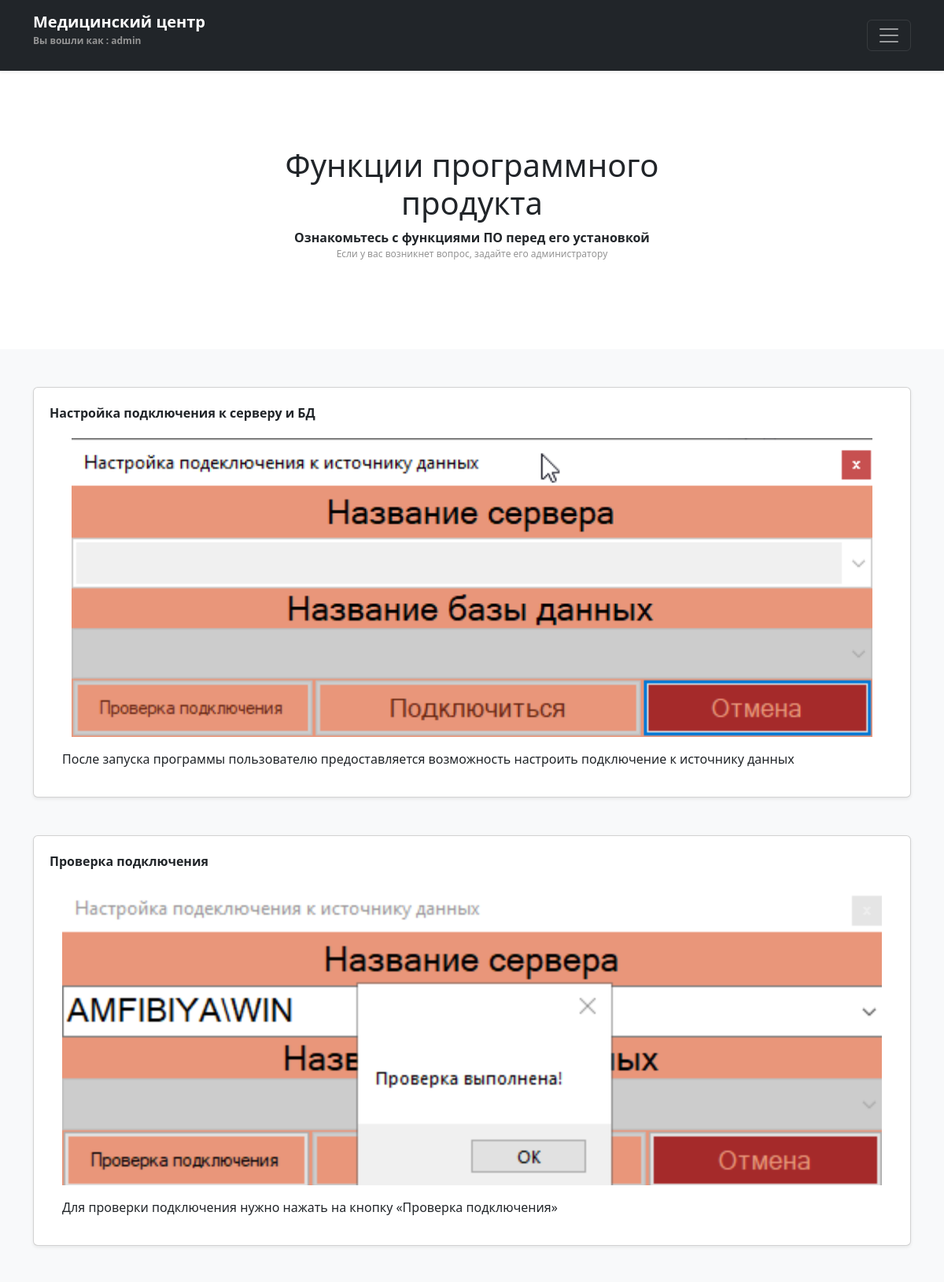
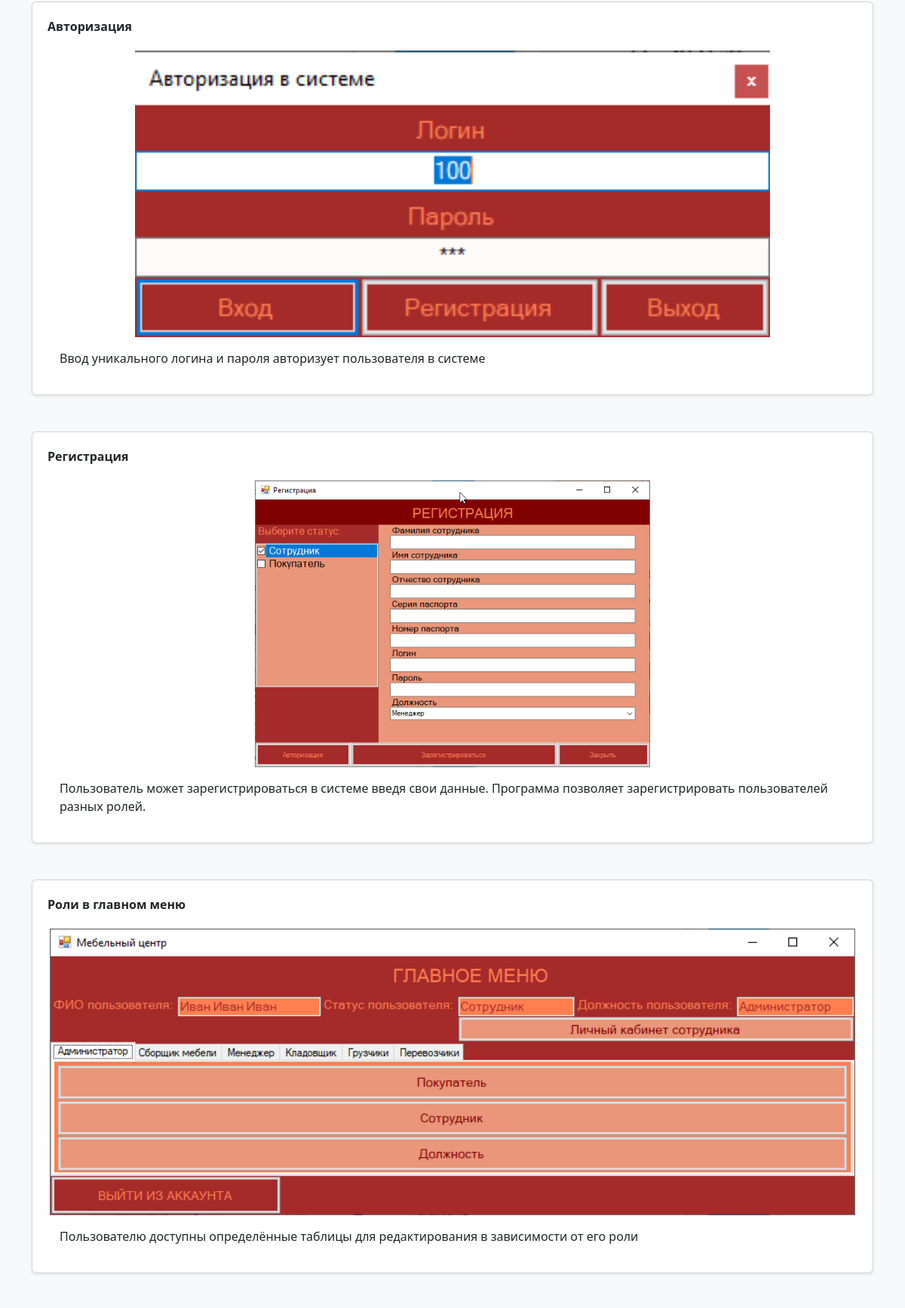
Screenshot of /functions (signed in, upper part) with the database file from the repository (2 pictures, top to bottom).
### app/models.py (models this page shows, shortened)
class Function(models.Model):
    name                  = models.CharField(max_length=50, verbose_name='Наименование функции')
    disciption            = models.TextField(max_length=1000, verbose_name='Описание функции')
    image                  = models.ImageField(verbose_name='Изображение', upload_to='images/', height_field=None, width_field=None, max_length=None, null=True, blank=True)
    class Meta:
        verbose_name            = "Функция"
        verbose_name_plural     = "Функции"

### app/views.py (the view)
# urls.py: path('functions', views.functions, name='functions'),
@login_required(login_url='login')
def functions(request):
    elements = Function.objects.all()
    context = {'elements':elements}
    return render(request, 'app/functions.html', context)

### app/templates/app/functions.html (shortened to what this page needs)
{% extends 'app/base.html' %}
{% block content %}
<main>
    <section class="py-5 text-center container">
        <div class="row py-lg-5">
            <div class="col-lg-6 col-md-8 mx-auto">
                <h1 class="fw-light">Функции программного продукта</h1>
                <strong>Ознакомьтесь с функциями ПО перед его установкой</strong>
                <p style="color: rgb(148, 148, 148); font-size: 12px;">Если у вас возникнет вопрос, задайте его администратору</p>
            </div>
        </div>
    </section>
    <div class="album py-5 bg-light">
    {% for el in elements %}
        <div class="mb-5  container">
            <div class="row row-cols-1 row-cols-sm-2 row-cols-md-3 g-3">
                <div class="w-100">
                    <div class="card shadow-sm">
                            <strong class="card-text">{{ el.name }}</strong>
                        <img width="100%" height="400px" src="{{ el.image.url }}" alt="Изображение">
                        <div class="card-body">
                            <p class="card-text">{{ el.disciption }}</p>
                        </div>
                    </div>
                </div>
            </div>
        </div>
    {% endfor %}
    </div>
</main>
{% endblock %}

### app/templates/app/base.html (shortened to what this page needs)
<!doctype html>
<html lang="en">
<head>
    <link href="https://cdn.jsdelivr.net/npm/bootstrap@5.0.0-beta1/dist/css/bootstrap.min.css" rel="stylesheet">
    <link href="/docs/5.0/dist/css/bootstrap.min.css" rel="stylesheet">
</head>
<body>
    <header>
        <div class="navbar navbar-dark bg-dark shadow-sm">
            <div class="container">
                <a href="{% url 'index' %}" class="navbar-brand d-flex align-items-center">
                    <strong>Медицинский центр
                    {% if request.user.is_authenticated %}
                        <p style="color: rgb(148, 148, 148); font-size: 12px;">Вы вошли как : {{ request.user }} </p>
                    {% endif %}
                    </strong>
                </a>
                <button class="navbar-toggler" type="button" data-bs-toggle="collapse" data-bs-target="#navbarHeader" aria-controls="navbarHeader" aria-expanded="false" aria-label="Toggle navigation">
                    <span class="navbar-toggler-icon"></span>
                </button>
            </div>
        </div>
    </header>
    {% block content %} {% endblock content %}
</body>
</html>

### app/templates/app/functions.html (style rules this page uses)
.card { padding: 20px; }
img { padding-top: 20px; object-fit: contain; }

### rows the page displays
Function: name "Настройка подключения к серверу и БД", image (picture), disciption "После запуска программы пользователю предоставляется возможность настроить подключение к источнику данных"
Function: name "Проверка подключения", image (picture), disciption "Для проверки подключения нужно нажать на кнопку «Проверка подключения»"
Function: name "Авторизация", image (picture), disciption "Ввод уникального логина и пароля авторизует пользователя в системе"
Function: name "Регистрация", image (picture), disciption "Пользователь может зарегистрироваться в системе введя свои данные. Программа позволяет зарегистрировать пользователей разных ролей."
Function: name "Роли в главном меню", image (picture), disciption "Пользователю доступны определённые таблицы для редактирования в зависимости от его роли"

### other values shown
{{ request.user }} "admin"
